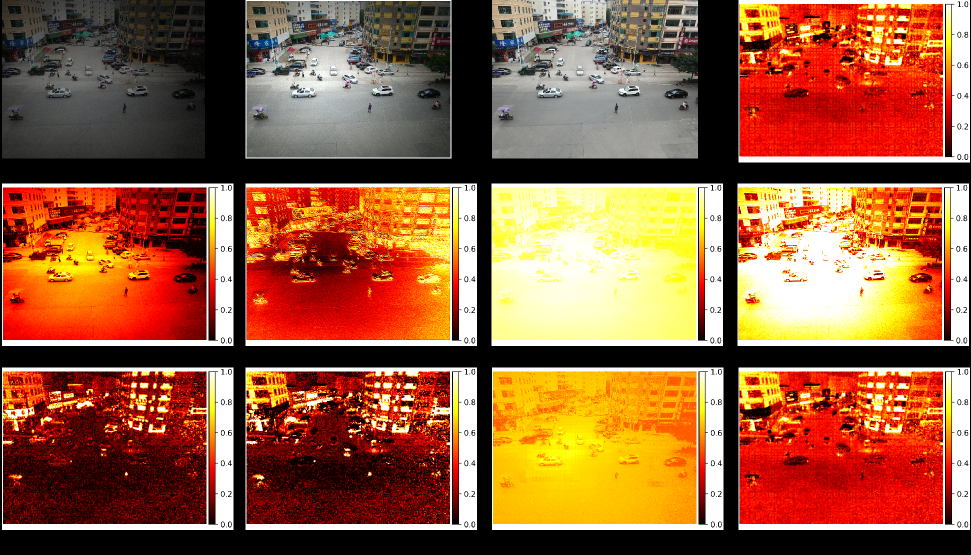
#> input picture assets/fig_04.png, 1941 x 1109 px, given as the content of the folder data/VisDrone2/test/hgih, which was not available (shown at 1/2 size)
$ python synthesize_low_light.py
#> lines starting #> are read from the running program, lines starting #| are printed output that depends on the picture; pictures that were not available may be replaced by others from this repository, and a replacement may not be noted
#> the answer given: 1
#> in batch_simulate_low_light, image is the input picture: shape (1109, 1941, 3); mean B, G, R 59.6, 94.2, 151
import cv2
import numpy as np
import json
import os
from pathlib import Path
import random


def simulate_low_light(image, dark_factor, noise_level=5):
    """
    模拟低光照条件
    :param image: 输入图像
    :param dark_factor: 暗化因子 (0-1)
    :param noise_level: 噪声水平
    :return: 低光照图像
    """
#> called with dark_factor = 0.269, noise_level = 5
    # 降低亮度
    dark_image = image * dark_factor
    dark_image = np.clip(dark_image, 0, 255).astype(np.uint8)
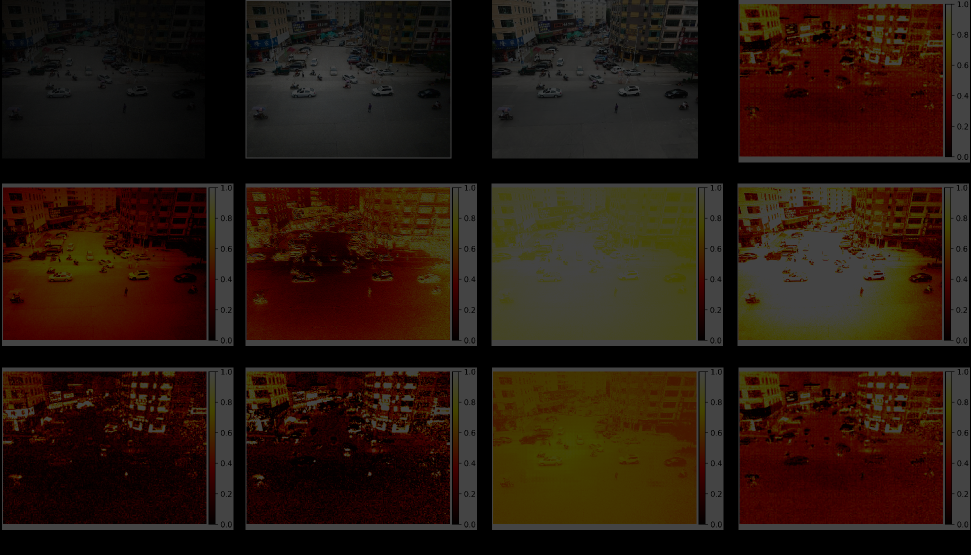
#> dark_image: shape (1109, 1941, 3) (shown at 1/2 size); mean B, G, R 15.8, 25, 40.2

    # 添加轻微噪声模拟低光传感器噪声
    noise = np.random.normal(0, noise_level, dark_image.shape).astype(np.uint8)
    noisy_image = cv2.add(dark_image, noise)
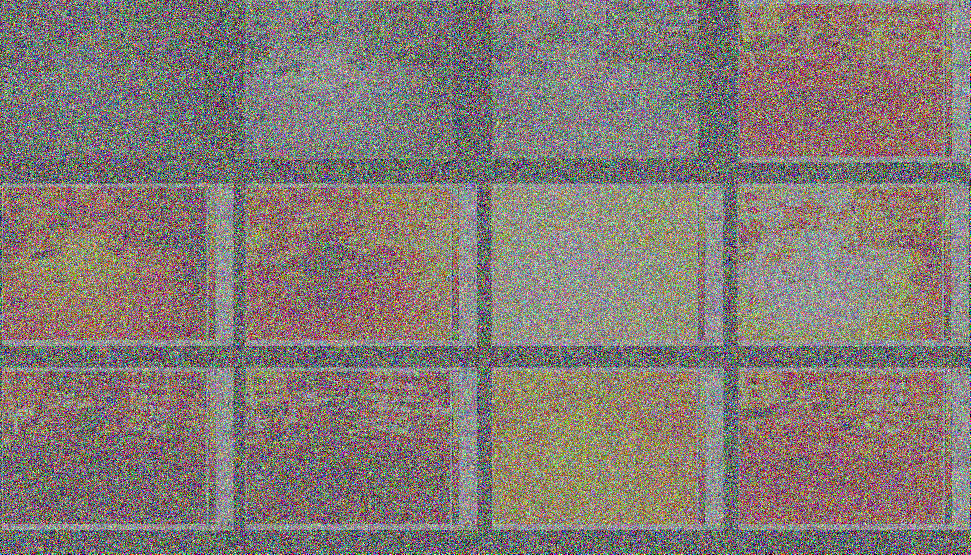
#> noisy_image: shape (1109, 1941, 3) (shown at 1/2 size); mean B, G, R 117.4, 122.8, 132

    return noisy_image


def batch_simulate_low_light(input_dir, output_dir, dark_factor_range=(0.1, 0.3)):
    """
    批量生成低光照数据集，使用更暗的暗化因子范围
    """
    input_path = Path(input_dir)
    output_path = Path(output_dir)
    output_path.mkdir(parents=True, exist_ok=True)

    # 支持的图像格式
    valid_extensions = {'.jpg', '.jpeg', '.png', '.bmp', '.tiff'}

    # 存储暗化因子对应关系
    dark_factor_mapping = {}
    processed_count = 0

    for img_file in input_path.iterdir():
        if img_file.suffix.lower() in valid_extensions:
            # 读取图像
            image = cv2.imread(str(img_file))
            if image is None:
                print(f"无法读取图像: {img_file.name}")
                continue

            # 为每张图片生成随机暗化因子（使用更暗的范围）
            dark_factor = random.uniform(dark_factor_range[0], dark_factor_range[1])

            # 生成低光照图像
            low_light_img = simulate_low_light(image, dark_factor=dark_factor)

            # 保持原文件名
            output_filepath = output_path / img_file.name

            # 保存图像
            cv2.imwrite(str(output_filepath), low_light_img)

            # 记录暗化因子
            dark_factor_mapping[img_file.name] = float(dark_factor)
            processed_count += 1
            print(f"生成: {img_file.name}, 暗化因子: {dark_factor:.3f}")

    # 保存暗化因子映射到JSON文件
    mapping_file = output_path / "dark_factor_mapping.json"
    with open(mapping_file, 'w', encoding='utf-8') as f:
        json.dump(dark_factor_mapping, f, indent=4, ensure_ascii=False)

    # 同时保存为易读的文本文件
    txt_file = output_path / "dark_factor_mapping.txt"
    with open(txt_file, 'w', encoding='utf-8') as f:
        f.write("文件名\t\t暗化因子\n")
        f.write("-" * 40 + "\n")
        for filename, factor in dark_factor_mapping.items():
            f.write(f"{filename}\t{factor:.4f}\n")

    print(f"\n完成！共处理 {processed_count} 张图像")
    print(f"输出目录: {output_dir}")
    print(f"暗化因子映射文件: {mapping_file}")
    print(f"文本格式映射文件: {txt_file}")

    # 显示暗化因子统计信息
    factors = list(dark_factor_mapping.values())
    print(f"\n暗化因子统计:")
    print(f"最小值: {min(factors):.3f}")
    print(f"最大值: {max(factors):.3f}")
    print(f"平均值: {np.mean(factors):.3f}")

    return dark_factor_mapping


# 更真实的版本，调整为更暗但不增加噪声
# [96 lines left out: functions realistic_low_light_simulation, batch_realistic_simulation, not called in this run]


# 使用方法
if __name__ == "__main__":
    gt_dir = r"data\VisDrone2\test\hgih"
    output_dir = r"data\VisDrone2\test\low"

    print("选择生成模式:")
    print("1. 简单暗化 (较暗)")
    print("2. 真实感模拟 (更暗且真实)")

    choice = input("请输入选择 (1 或 2): ").strip()

    if choice == "2":
        # 使用真实感模拟，暗化因子范围更暗
        mapping = batch_realistic_simulation(gt_dir, output_dir, dark_factor_range=(0.1, 0.3))
    else:
        # 使用简单暗化，暗化因子范围更暗
        mapping = batch_simulate_low_light(gt_dir, output_dir, dark_factor_range=(0.1, 0.3))

    # 打印前几个暗化因子作为示例
    print("\n暗化因子示例:")
    for i, (filename, factor) in enumerate(list(mapping.items())[:5]):
        print(f"{filename}: {factor:.4f}")

$ run again, on assets/fig_05.png
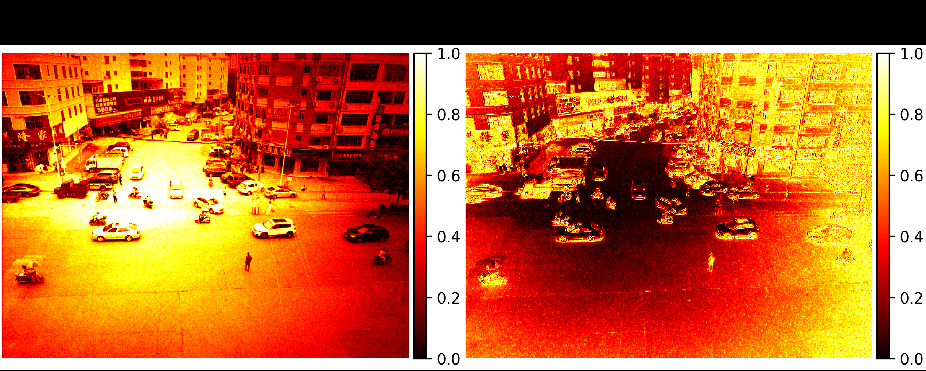
#> input picture assets/fig_05.png, 926 x 371 px, given as the content of the folder data/VisDrone2/test/hgih, which was not available
#> in batch_simulate_low_light, image is the input picture: shape (371, 926, 3); mean B, G, R 43.7, 102.4, 188.2
#> in simulate_low_light, `dark_image = np.clip(dark_image, 0, 255).astype(np.uint8)`:
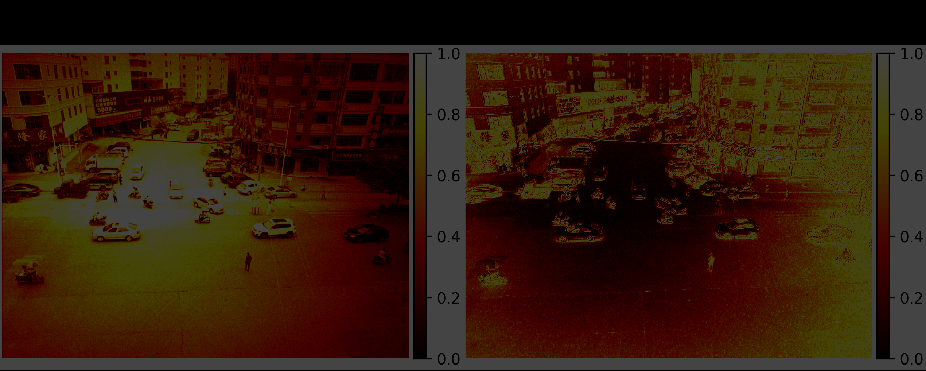
#> dark_image: shape (371, 926, 3); mean B, G, R 11.6, 27.2, 50.1
#> in simulate_low_light, `noisy_image = cv2.add(dark_image, noise)`:
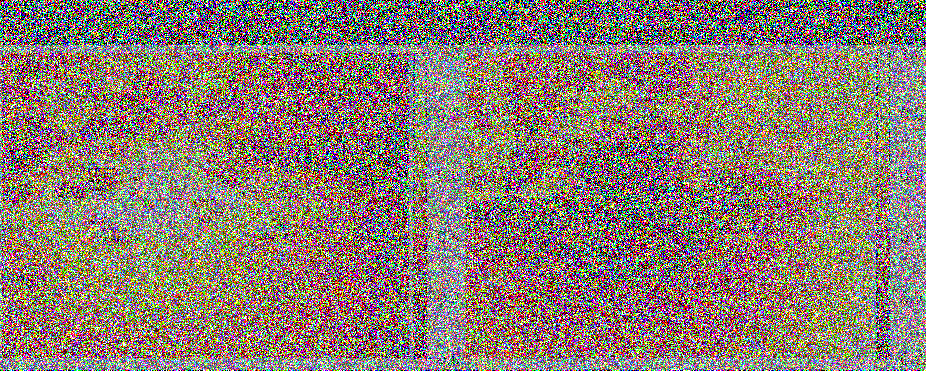
#> noisy_image: shape (371, 926, 3); mean B, G, R 114.4, 123.9, 138

$ run again, on assets/fig_06.png
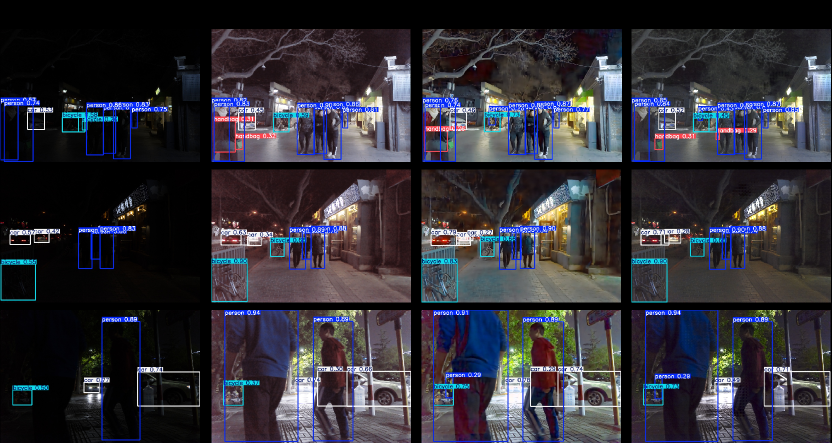
#> input picture assets/fig_06.png, 1663 x 886 px, given as the content of the folder data/VisDrone2/test/hgih, which was not available (shown at 1/2 size)
#> in batch_simulate_low_light, image is the input picture: shape (886, 1663, 3); mean B, G, R 56.3, 48.6, 50.2
#> in simulate_low_light, `dark_image = np.clip(dark_image, 0, 255).astype(np.uint8)`:
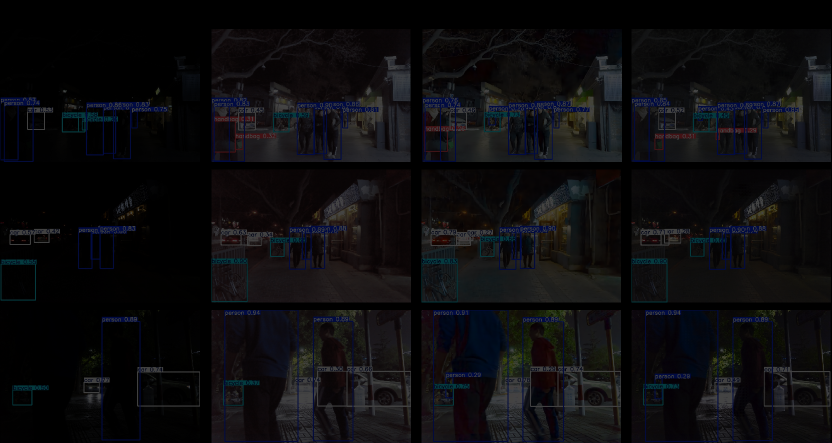
#> dark_image: shape (886, 1663, 3) (shown at 1/2 size); mean B, G, R 14.7, 12.7, 13.1
#> in simulate_low_light, `noisy_image = cv2.add(dark_image, noise)`:
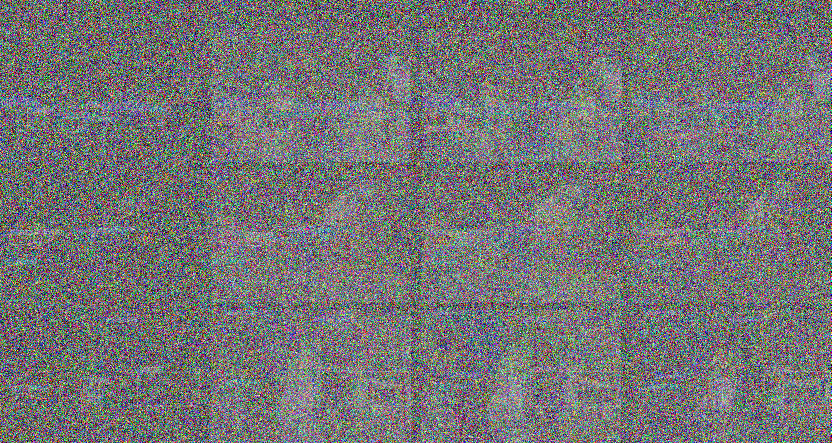
#> noisy_image: shape (886, 1663, 3) (shown at 1/2 size); mean B, G, R 117.1, 115.8, 116.2
